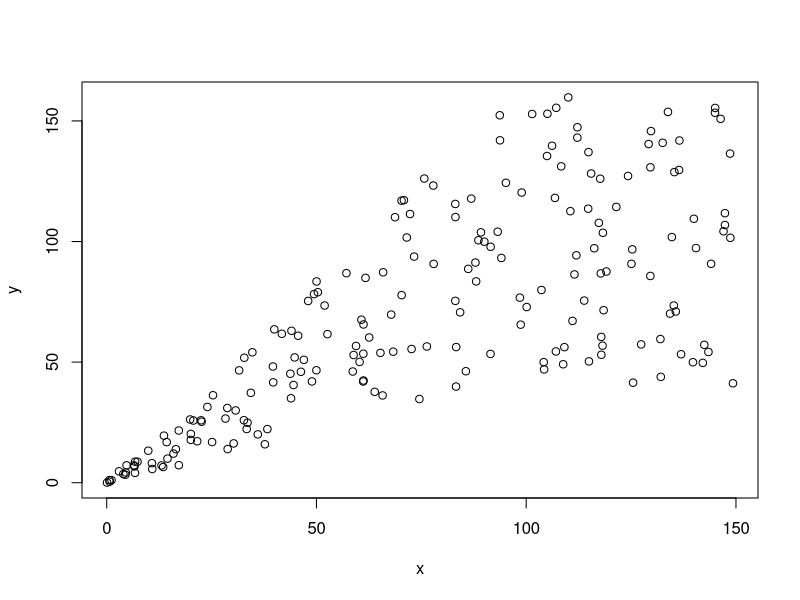
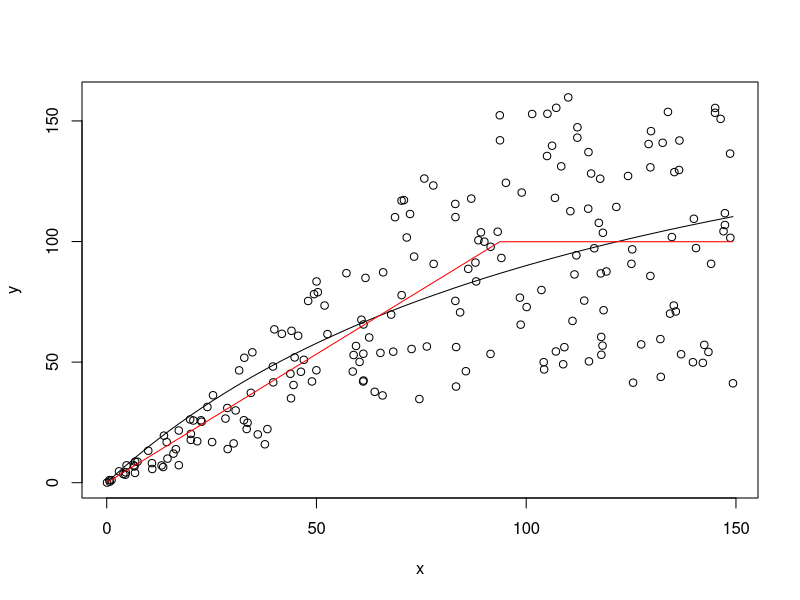

Source code (R) for these figures, in order:
############################################
### Recruitment Functions
############################################ 

### Hockey-Stick Recruitment function
  HS = function(s, pars, n){
    r = pars[1]; k = pars[2]; 
    x = cbind( (1+r)*s, rep(k,n) )
    y = apply( x, 1, min )
    return(y)
  }

### Beverton-Holt function
  BH = function(s, pars){
    r = pars[1]; k = pars[2];
    y = (1+r)*s / (1 + r*s/k)
    return(y)
  }

############################################
### Generate Data from Hockey Stick (using uniform noise, note lognormal commented out)
############################################ 
  
  #parameters
    rho = 1       #discrete discount factor
    r = 0.05      #growth rate
    k = 100       #carying capacity
    sig = .4      #std of normal rv (for lognormal rvs)
    m = -.5*sig^2 #mean of normal rv such that lognomormal has mean 1
    n = 200       #number of data points
    parms = c(r,k)
  
  #data (x = escapement, y = recruitment, z = random variable)
    x = runif(n,0,1.5*k)
    #z = rlnorm(n,meanlog = m, sdlog = sig)
    z = runif(n, .4,1.6)
    y = z*HS(x,parms,n)
  
  #plot data
    plot(x,y)
  
##########################################
### Fit Data to Beverton Holt
##########################################
  
  sseBH = function(p,x,y,n){
    yMod = BH(x,p)
    return( sum( (y-yMod)^2 ) )
  }

  sseHS = function(p,x,y,n){
    yMod = HS(x,p,n)
    return( sum( (y-yMod)^2 ) )
  }
  
  parInit = c(r,k)
  optOutBH = optim(parInit, fn = sseBH, x=x, y=y, n = n)
  optOutHS = optim(parInit, fn = sseHS, x=x, y=y, n = n)
  
  #plot fit
    plot(x,y)
    xSort = sort(x)
    lines( xSort, BH(xSort, optOutBH$par ) )
    lines( xSort, HS(xSort, optOutHS$par, n ), col ='red')
  
##########################################
### Calculate Optimal Escapements
##########################################
    
  rBH = optOutBH$par[1];
  kBH = optOutBH$par[2]; 
  
  rHS = optOutHS$par[1];
  kHS = optOutHS$par[2]; 
  
  OptEscBH = kBH/rBH*(sqrt(rho*(1+rBH)) -1)
  OptEscHS = kHS/(1+rHS)
  
  #note the SSE is similar for both models
    print("Sum Squared Error for fitted HS and BH models")
    print(optOutHS$value)
    print(optOutBH$value)
  #eventhough optimal escapement is completely different
    print("optimal escapements for HS and BH models")
    print(OptEscHS)
    print(OptEscBH) 
    
###########################################
#### Test Escapement Strategies in a sum of harvest objective, deterministic
###########################################
## calculate the sum of harvest for fitted BH model    
  xBH=rep(NA,n+1)
  xBH[1]=k    
  objBH=0    
  for(i in 1:n){
    xBH[i+1] = HS(xBH[i], c(r, k), n=1)
    h = max(0, xBH[i+1] - OptEscBH)
    xBH[i+1] = xBH[i+1] - h
    objBH = objBH + h
  }    
  ObjBH = objBH + xBH[n+1] #take all fish at end

## calculate the sum of harvest for fitted HS model   
  xHS=rep(NA,n+1)
  xHS[1]=k    
  objHS=0    
  for(i in 1:n){
    xHS[i+1] = HS(xHS[i], c(r, k), n=1)
    h = max(0, xHS[i+1] - OptEscHS)
    xHS[i+1] = xHS[i+1] - h
    objHS = objHS + h
  }  
  objHS = objHS + xHS[n+1] #take all fish at end
  
## calculate the sum of harvest for perfect HS model   
  xHSp=rep(NA,n+1)
  xHSp[1]=k    
  objHSp=0    
  for(i in 1:n){
    xHSp[i+1] = HS(xHSp[i], c(r, k), n=1)
    h = max(0, xHSp[i+1] - k/(1+r))
    xHSp[i+1] = xHSp[i+1] - h
    objHSp = objHSp + h
  }  
  objHSp = objHSp + xHSp[n+1] #take all fish at end
  
## print the objectives
  print("------ objectives ------")
  print("fitted BH objective")
  print(objBH)
  print("fitted HS objective")
  print(objHS)
  print("HS w/ parms known objective")
  print(objHSp)